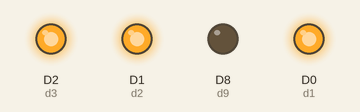
Simulated run of this sketch. Board: ESP8266 (NodeMCU). On the bench: output pins drawn as LEDs (lit = HIGH). Pins used as bus, display or sensor lines are not drawn.

Above: at 0.1 s.
Timing chart, 0 to 1.6 s (numbered marks = the images above):
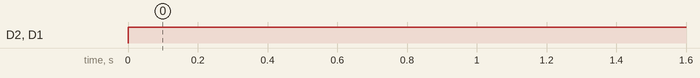

The sketch:

nodeDigitalPinTest.ino
```cpp
const int d1 = D0;
const int d2 = D1;
const int d3 = D2;
const int d4 = D3;
const int d5 = D4;
const int d6 = D5;
const int d7 = D6;
const int d8 = D7;
const int d9 = D8;

void setup(){
  pinMode(d1,OUTPUT);
  digitalWrite(d1,LOW);
  pinMode(d2,OUTPUT);
  digitalWrite(d2,LOW);
  pinMode(d3,OUTPUT);
  digitalWrite(d3,LOW);
  pinMode(d4,OUTPUT);
  digitalWrite(d4,LOW);
  pinMode(d5,OUTPUT);
  digitalWrite(d5,LOW);
  pinMode(d6,OUTPUT);
  digitalWrite(d6,LOW);
  pinMode(d7,OUTPUT);
  digitalWrite(d8,LOW);
  pinMode(d9,OUTPUT);
  digitalWrite(d9,LOW);
}

void loop(){
  digitalWrite(d1,HIGH);
  digitalWrite(d2,HIGH);
  digitalWrite(d3,HIGH);
  digitalWrite(d4,HIGH);
  digitalWrite(d5,HIGH);
  digitalWrite(d6,HIGH);
  digitalWrite(d7,HIGH);
  digitalWrite(d8,HIGH);
}
```

Measured:
- by itself, D2 (d3), D1 (d2): LOW → HIGH at 0.00 s
